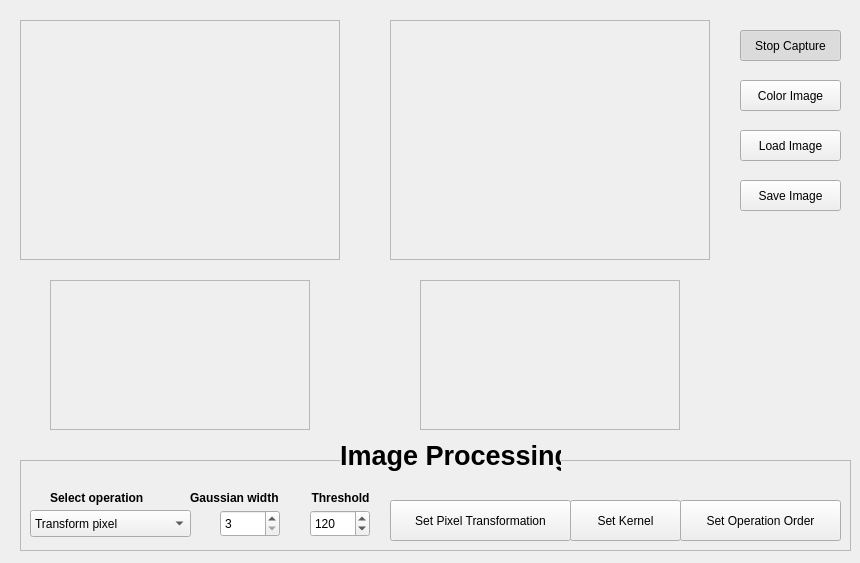
<?xml version="1.0" encoding="UTF-8"?>
<ui version="4.0">
 <class>MainWindow</class>
 <widget class="QWidget" name="MainWindow">
  <property name="geometry">
   <rect>
    <x>0</x>
    <y>0</y>
    <width>860</width>
    <height>563</height>
   </rect>
  </property>
  <property name="windowTitle">
   <string>Proyecto de Visión Artificial</string>
  </property>
  <widget class="QFrame" name="imageFrameS">
   <property name="geometry">
    <rect>
     <x>20</x>
     <y>20</y>
     <width>320</width>
     <height>240</height>
    </rect>
   </property>
   <property name="frameShape">
    <enum>QFrame::StyledPanel</enum>
   </property>
   <property name="frameShadow">
    <enum>QFrame::Raised</enum>
   </property>
  </widget>
  <widget class="QFrame" name="imageFrameD">
   <property name="geometry">
    <rect>
     <x>390</x>
     <y>20</y>
     <width>320</width>
     <height>240</height>
    </rect>
   </property>
   <property name="frameShape">
    <enum>QFrame::StyledPanel</enum>
   </property>
   <property name="frameShadow">
    <enum>QFrame::Raised</enum>
   </property>
  </widget>
  <widget class="QPushButton" name="captureButton">
   <property name="geometry">
    <rect>
     <x>740</x>
     <y>30</y>
     <width>101</width>
     <height>31</height>
    </rect>
   </property>
   <property name="text">
    <string>Stop Capture</string>
   </property>
   <property name="checkable">
    <bool>true</bool>
   </property>
   <property name="checked">
    <bool>true</bool>
   </property>
  </widget>
  <widget class="QPushButton" name="colorButton">
   <property name="geometry">
    <rect>
     <x>740</x>
     <y>80</y>
     <width>101</width>
     <height>31</height>
    </rect>
   </property>
   <property name="text">
    <string>Color Image</string>
   </property>
   <property name="checkable">
    <bool>true</bool>
   </property>
   <property name="checked">
    <bool>false</bool>
   </property>
  </widget>
  <widget class="QPushButton" name="loadButton">
   <property name="geometry">
    <rect>
     <x>740</x>
     <y>130</y>
     <width>101</width>
     <height>31</height>
    </rect>
   </property>
   <property name="text">
    <string>Load Image</string>
   </property>
   <property name="checkable">
    <bool>false</bool>
   </property>
   <property name="checked">
    <bool>false</bool>
   </property>
  </widget>
  <widget class="QFrame" name="processingFrame">
   <property name="geometry">
    <rect>
     <x>20</x>
     <y>460</y>
     <width>831</width>
     <height>91</height>
    </rect>
   </property>
   <property name="frameShape">
    <enum>QFrame::StyledPanel</enum>
   </property>
   <property name="frameShadow">
    <enum>QFrame::Raised</enum>
   </property>
   <widget class="QComboBox" name="selectOperation">
    <property name="geometry">
     <rect>
      <x>10</x>
      <y>50</y>
      <width>161</width>
      <height>27</height>
     </rect>
    </property>
    <item>
     <property name="text">
      <string>Transform pixel</string>
     </property>
    </item>
    <item>
     <property name="text">
      <string>Thresholding</string>
     </property>
    </item>
    <item>
     <property name="text">
      <string>Equalize</string>
     </property>
    </item>
    <item>
     <property name="text">
      <string>Gaussian Blur</string>
     </property>
    </item>
    <item>
     <property name="text">
      <string>Median Blur</string>
     </property>
    </item>
    <item>
     <property name="text">
      <string>Linear Filter</string>
     </property>
    </item>
    <item>
     <property name="text">
      <string>Dilate</string>
     </property>
    </item>
    <item>
     <property name="text">
      <string>Erode</string>
     </property>
    </item>
    <item>
     <property name="text">
      <string>Apply several...</string>
     </property>
    </item>
   </widget>
   <widget class="QLabel" name="operationLabel">
    <property name="geometry">
     <rect>
      <x>30</x>
      <y>30</y>
      <width>121</width>
      <height>17</height>
     </rect>
    </property>
    <property name="text">
     <string>&lt;html&gt;&lt;head/&gt;&lt;body&gt;&lt;p&gt;&lt;span style=&quot; font-weight:600;&quot;&gt;Select operation&lt;/span&gt;&lt;/p&gt;&lt;/body&gt;&lt;/html&gt;</string>
    </property>
   </widget>
   <widget class="QLabel" name="gaussianLabel">
    <property name="geometry">
     <rect>
      <x>170</x>
      <y>30</y>
      <width>111</width>
      <height>17</height>
     </rect>
    </property>
    <property name="text">
     <string>&lt;html&gt;&lt;head/&gt;&lt;body&gt;&lt;p&gt;&lt;span style=&quot; font-weight:600;&quot;&gt;Gaussian width&lt;/span&gt;&lt;/p&gt;&lt;/body&gt;&lt;/html&gt;</string>
    </property>
   </widget>
   <widget class="QSpinBox" name="thresholdSpinBox">
    <property name="geometry">
     <rect>
      <x>290</x>
      <y>50</y>
      <width>60</width>
      <height>27</height>
     </rect>
    </property>
    <property name="maximum">
     <number>255</number>
    </property>
    <property name="value">
     <number>120</number>
    </property>
   </widget>
   <widget class="QLabel" name="gaussianLabel_2">
    <property name="geometry">
     <rect>
      <x>280</x>
      <y>30</y>
      <width>81</width>
      <height>17</height>
     </rect>
    </property>
    <property name="text">
     <string>&lt;html&gt;&lt;head/&gt;&lt;body&gt;&lt;p align=&quot;center&quot;&gt;&lt;span style=&quot; font-weight:600;&quot;&gt;Threshold&lt;/span&gt;&lt;/p&gt;&lt;/body&gt;&lt;/html&gt;</string>
    </property>
   </widget>
   <widget class="QPushButton" name="kernelButton">
    <property name="geometry">
     <rect>
      <x>550</x>
      <y>40</y>
      <width>111</width>
      <height>41</height>
     </rect>
    </property>
    <property name="text">
     <string>Set Kernel</string>
    </property>
   </widget>
   <widget class="QPushButton" name="operOrderButton">
    <property name="geometry">
     <rect>
      <x>660</x>
      <y>40</y>
      <width>161</width>
      <height>41</height>
     </rect>
    </property>
    <property name="text">
     <string>Set Operation Order</string>
    </property>
   </widget>
   <widget class="QPushButton" name="pixelTButton">
    <property name="geometry">
     <rect>
      <x>370</x>
      <y>40</y>
      <width>181</width>
      <height>41</height>
     </rect>
    </property>
    <property name="text">
     <string>Set Pixel Transformation</string>
    </property>
   </widget>
   <widget class="QSpinBox" name="gaussWidthBox">
    <property name="geometry">
     <rect>
      <x>200</x>
      <y>50</y>
      <width>60</width>
      <height>27</height>
     </rect>
    </property>
    <property name="minimum">
     <number>3</number>
    </property>
    <property name="maximum">
     <number>19</number>
    </property>
    <property name="singleStep">
     <number>2</number>
    </property>
    <property name="value">
     <number>3</number>
    </property>
   </widget>
  </widget>
  <widget class="QLabel" name="label">
   <property name="geometry">
    <rect>
     <x>340</x>
     <y>440</y>
     <width>221</width>
     <height>31</height>
    </rect>
   </property>
   <property name="autoFillBackground">
    <bool>true</bool>
   </property>
   <property name="text">
    <string>&lt;html&gt;&lt;head/&gt;&lt;body&gt;&lt;p&gt;&lt;span style=&quot; font-size:20pt; font-weight:600;&quot;&gt;Image Processing&lt;/span&gt;&lt;/p&gt;&lt;/body&gt;&lt;/html&gt;</string>
   </property>
   <property name="textFormat">
    <enum>Qt::RichText</enum>
   </property>
  </widget>
  <widget class="QPushButton" name="saveButton">
   <property name="geometry">
    <rect>
     <x>740</x>
     <y>180</y>
     <width>101</width>
     <height>31</height>
    </rect>
   </property>
   <property name="text">
    <string>Save Image</string>
   </property>
   <property name="checkable">
    <bool>false</bool>
   </property>
   <property name="checked">
    <bool>false</bool>
   </property>
  </widget>
  <widget class="QFrame" name="histoFrameS">
   <property name="geometry">
    <rect>
     <x>50</x>
     <y>280</y>
     <width>260</width>
     <height>150</height>
    </rect>
   </property>
   <property name="frameShape">
    <enum>QFrame::StyledPanel</enum>
   </property>
   <property name="frameShadow">
    <enum>QFrame::Raised</enum>
   </property>
   <property name="lineWidth">
    <number>4</number>
   </property>
  </widget>
  <widget class="QFrame" name="histoFrameD">
   <property name="geometry">
    <rect>
     <x>420</x>
     <y>280</y>
     <width>260</width>
     <height>150</height>
    </rect>
   </property>
   <property name="frameShape">
    <enum>QFrame::StyledPanel</enum>
   </property>
   <property name="frameShadow">
    <enum>QFrame::Raised</enum>
   </property>
   <property name="lineWidth">
    <number>4</number>
   </property>
  </widget>
 </widget>
 <tabstops>
  <tabstop>captureButton</tabstop>
  <tabstop>colorButton</tabstop>
  <tabstop>loadButton</tabstop>
  <tabstop>saveButton</tabstop>
  <tabstop>selectOperation</tabstop>
  <tabstop>gaussWidthBox</tabstop>
  <tabstop>thresholdSpinBox</tabstop>
  <tabstop>pixelTButton</tabstop>
  <tabstop>kernelButton</tabstop>
  <tabstop>operOrderButton</tabstop>
 </tabstops>
 <resources/>
 <connections/>
</ui>
